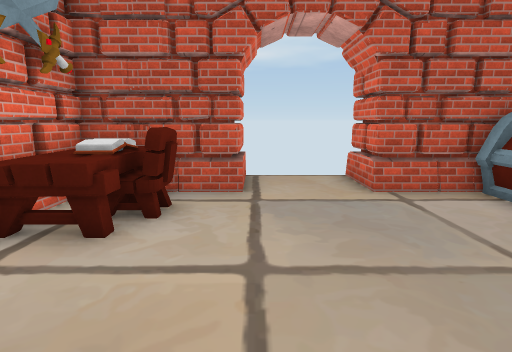
view 1 (above)

14 first-person views from a walk through a 3-D level made in the Unity game engine. The camera is 1.5 m above the floor, tilts 10° down and sees 80° across. The floor is counted in squares, 1 m on a side. Each view is taken from the middle of a square. On the plan, view 1 faces up. The plan holds only what a view shows up to about 15 squares ahead; the rest is blank. Some surface patterns are stand-ins.

view 2
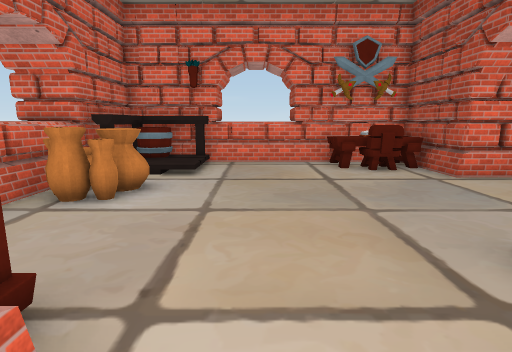

view 3
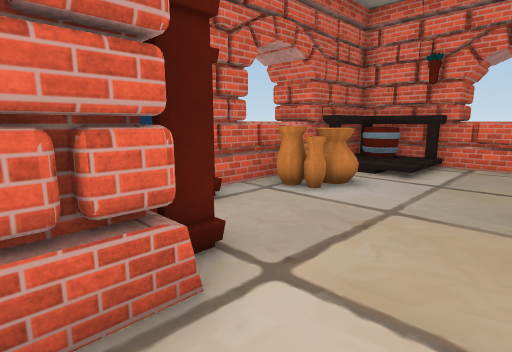

view 4
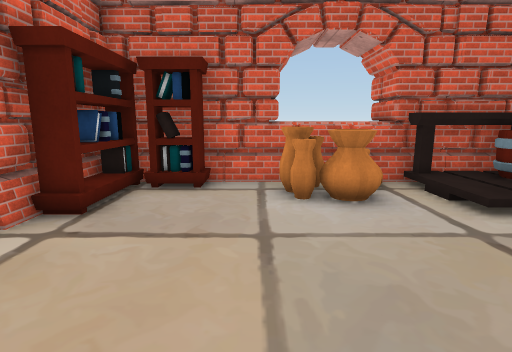

view 5
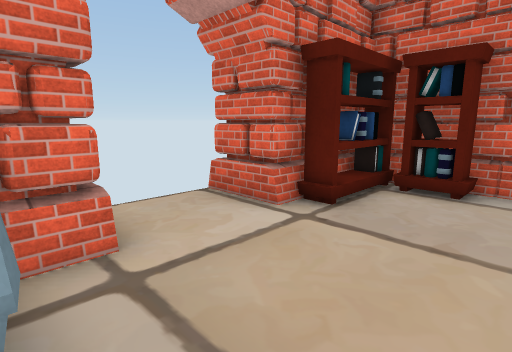

view 6
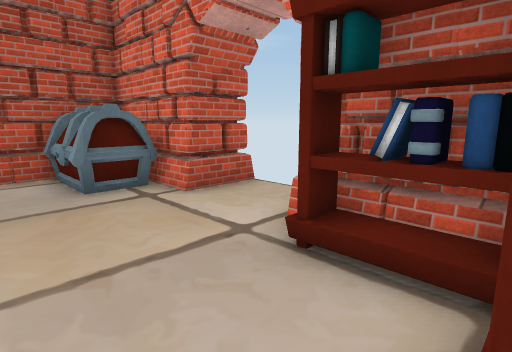

view 7
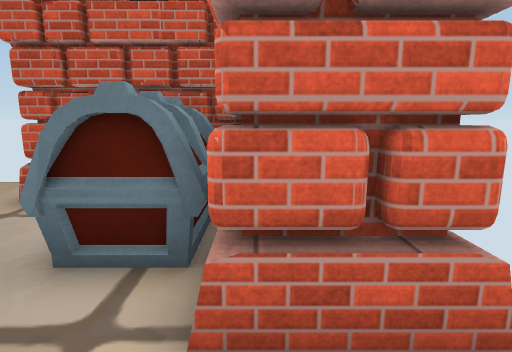

view 8
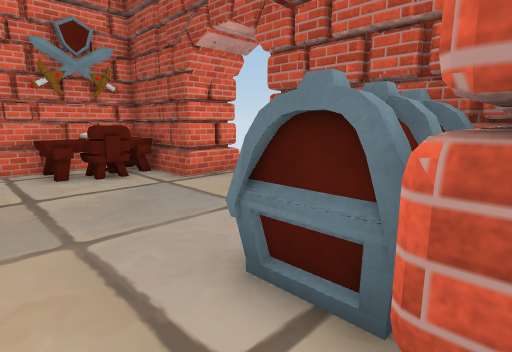

view 9
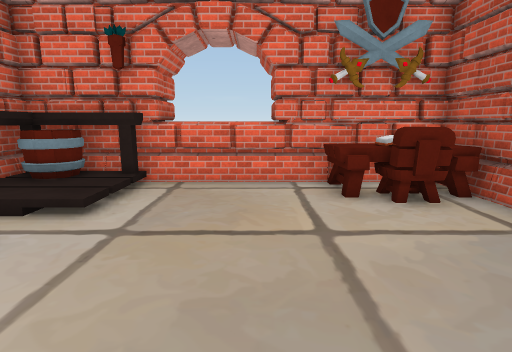

view 10
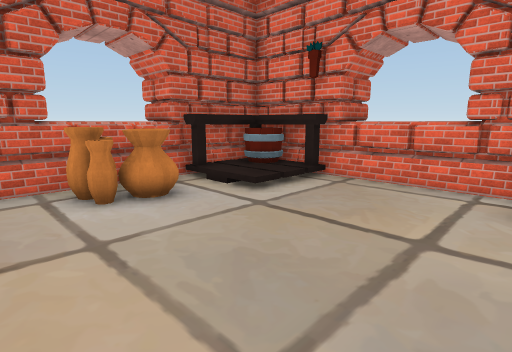

view 11
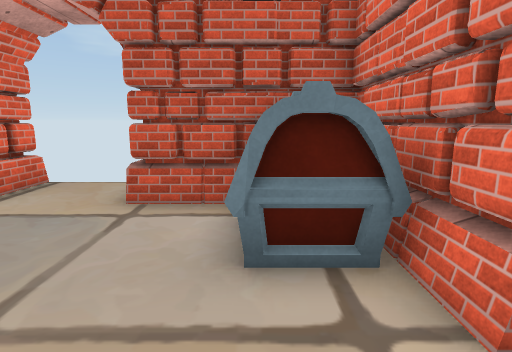

view 12
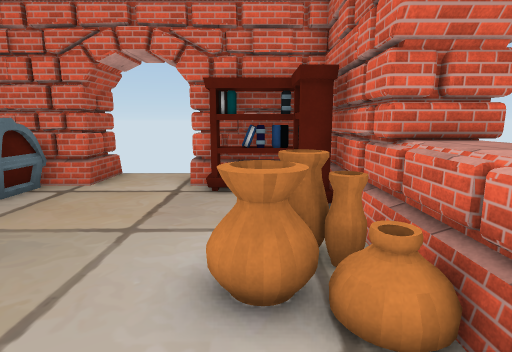

view 13
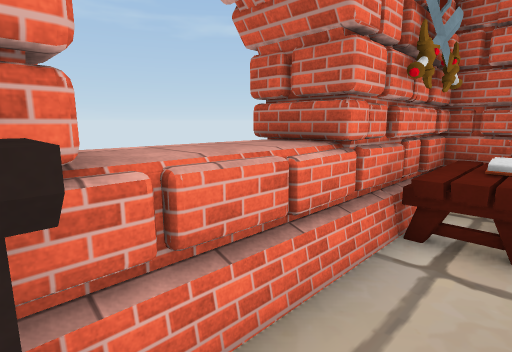

view 14
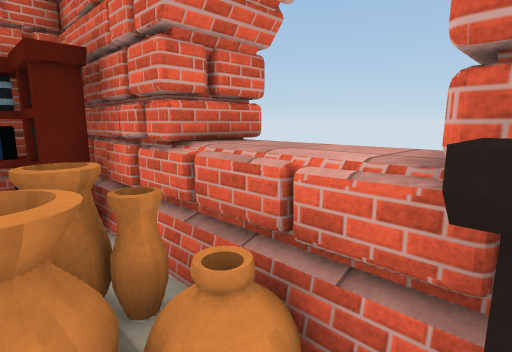

### Floor plan
Key: @ floor where view 1 was taken; # wall or solid block; . floor; / step, stairs or slope; ^ raised ledge; C chair; H chest; B bookshelf; P pot; O other object.
Columns run from 6 left of view 1 to 9 right of it. Each row starts with its distance up from view 1.
  9       #  #
  8      ##..#
  7   #####..#####
  6   #OC......HH#
  5   #OC......HH#
  4   #OO......HH#
  3 ###..........###
  2  ^^............
  1  ^^............
  0  ^^...@......###
 -1  ###//......B##
 -2   #O//.PP...B#
 -3   #O^#.PP.BBB#
 -4   ####^^^#####
 -5      #^^^#
 -6      #   #

Where each view was taken, in squares from view 1:
view 1: 0 up, 0 right, facing up
view 2: 1 up, 8 right, facing left
view 3: 2 up, 8 right, facing down-left
view 4: 4 up, 3 right, facing down
view 5: 4 up, 3 right, facing down-right
view 6: 3 down, 3 right, facing up-right
view 7: 1 up, 7 right, facing up
view 8: 2 up, 7 right, facing up-left
view 9: 2 up, 4 right, facing left
view 10: 4 up, 4 right, facing down-left
view 11: 1 up, 5 right, facing up
view 12: 2 down, 2 left, facing right
view 13: 1 down, 2 left, facing up-left
view 14: 2 down, 1 left, facing down-right
